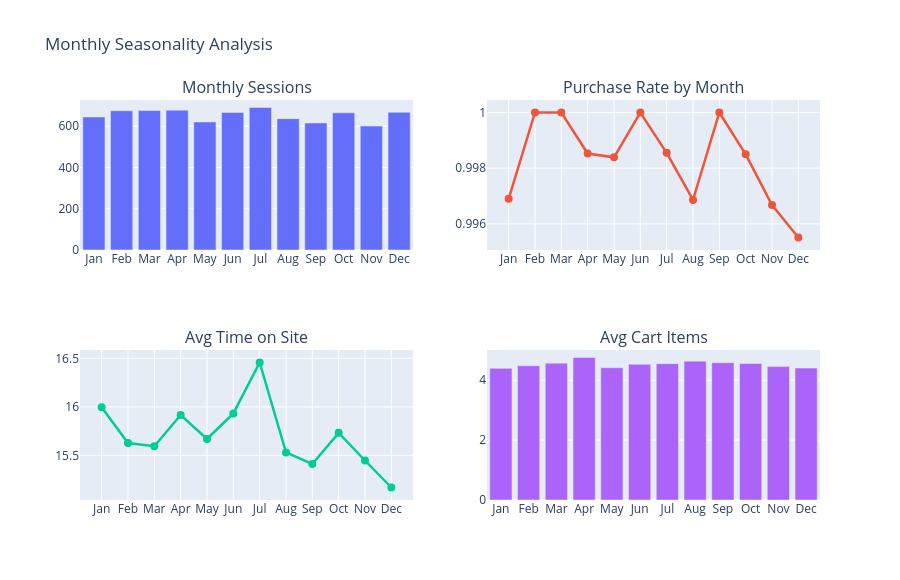

Write notebook code for a chart like this one.
### Code cell
# Monthly seasonality
monthly = df_ts.groupby('month').agg(
    sessions=('purchase', 'count'), purchases=('purchase', 'sum'),
    avg_time_on_site=('time_on_site', 'mean'), avg_cart=('cart_items', 'mean')
).reset_index()
monthly['purchase_rate'] = monthly['purchases'] / monthly['sessions']
month_names = ['Jan','Feb','Mar','Apr','May','Jun','Jul','Aug','Sep','Oct','Nov','Dec']
monthly['month_name'] = monthly['month'].apply(lambda x: month_names[x-1])

fig = make_subplots(rows=2, cols=2,
                    subplot_titles=['Monthly Sessions','Purchase Rate by Month','Avg Time on Site','Avg Cart Items'])
fig.add_trace(go.Bar(x=monthly['month_name'], y=monthly['sessions'], marker_color=COLORS[0], name='Sessions'), row=1, col=1)
fig.add_trace(go.Scatter(x=monthly['month_name'], y=monthly['purchase_rate'], mode='lines+markers',
                         line=dict(color=COLORS[1], width=2.5), marker_size=8, name='Purchase Rate'), row=1, col=2)
fig.add_trace(go.Scatter(x=monthly['month_name'], y=monthly['avg_time_on_site'], mode='lines+markers',
                         line=dict(color=COLORS[2], width=2.5), marker_size=8, name='Avg Time'), row=2, col=1)
fig.add_trace(go.Bar(x=monthly['month_name'], y=monthly['avg_cart'], marker_color=COLORS[3], name='Avg Cart'), row=2, col=2)
fig.update_layout(title='Monthly Seasonality Analysis', height=580, showlegend=False)
fig.show()

### Figure 1 — Plotly figure (JSON) as saved in the notebook; plotly's stock layout.template omitted (floating-point values rounded to 4 significant figures)
{"data": [{"marker": {"color": "#636EFA"}, "name": "Sessions", "type": "bar", "x": ["Jan", "Feb", "Mar", "Apr", "May", "Jun", "Jul", "Aug", "Sep", "Oct", "Nov", "Dec"], "xaxis": "x", "y": [645, 675, 676, 678, 621, 667, 691, 637, 616, 665, 601, 668], "yaxis": "y"}, {"line": {"color": "#EF553B", "width": 2.5}, "marker": {"size": 8}, "mode": "lines+markers", "name": "Purchase Rate", "type": "scatter", "x": ["Jan", "Feb", "Mar", "Apr", "May", "Jun", "Jul", "Aug", "Sep", "Oct", "Nov", "Dec"], "xaxis": "x2", "y": [0.9969, 1.0, 1.0, 0.9985, 0.9984, 1.0, 0.9986, 0.9969, 1.0, 0.9985, 0.9967, 0.9955], "yaxis": "y2"}, {"line": {"color": "#00CC96", "width": 2.5}, "marker": {"size": 8}, "mode": "lines+markers", "name": "Avg Time", "type": "scatter", "x": ["Jan", "Feb", "Mar", "Apr", "May", "Jun", "Jul", "Aug", "Sep", "Oct", "Nov", "Dec"], "xaxis": "x3", "y": [16.0, 15.63, 15.6, 15.92, 15.67, 15.93, 16.46, 15.53, 15.41, 15.73, 15.45, 15.17], "yaxis": "y3"}, {"marker": {"color": "#AB63FA"}, "name": "Avg Cart", "type": "bar", "x": ["Jan", "Feb", "Mar", "Apr", "May", "Jun", "Jul", "Aug", "Sep", "Oct", "Nov", "Dec"], "xaxis": "x4", "y": [4.397, 4.481, 4.569, 4.759, 4.416, 4.53, 4.553, 4.636, 4.584, 4.56, 4.455, 4.405], "yaxis": "y4"}], "layout": {"annotations": [{"font": {"size": 16}, "showarrow": false, "text": "Monthly Sessions", "x": 0.225, "xanchor": "center", "xref": "paper", "y": 1, "yanchor": "bottom", "yref": "paper"}, {"font": {"size": 16}, "showarrow": false, "text": "Purchase Rate by Month", "x": 0.775, "xanchor": "center", "xref": "paper", "y": 1, "yanchor": "bottom", "yref": "paper"}, {"font": {"size": 16}, "showarrow": false, "text": "Avg Time on Site", "x": 0.225, "xanchor": "center", "xref": "paper", "y": 0.375, "yanchor": "bottom", "yref": "paper"}, {"font": {"size": 16}, "showarrow": false, "text": "Avg Cart Items", "x": 0.775, "xanchor": "center", "xref": "paper", "y": 0.375, "yanchor": "bottom", "yref": "paper"}], "height": 580, "showlegend": false, "title": {"text": "Monthly Seasonality Analysis"}, "xaxis": {"anchor": "y", "domain": [0, 0.45]}, "xaxis2": {"anchor": "y2", "domain": [0.55, 1]}, "xaxis3": {"anchor": "y3", "domain": [0, 0.45]}, "xaxis4": {"anchor": "y4", "domain": [0.55, 1]}, "yaxis": {"anchor": "x", "domain": [0.625, 1]}, "yaxis2": {"anchor": "x2", "domain": [0.625, 1]}, "yaxis3": {"anchor": "x3", "domain": [0, 0.375]}, "yaxis4": {"anchor": "x4", "domain": [0, 0.375]}}}
